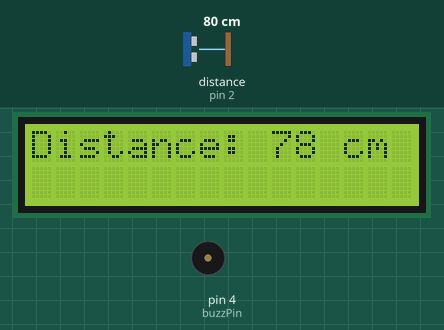
The sketch below on a simulated Arduino Uno, built with avr-gcc and run on an emulated ATmega328P. Shown: 16×2 character LCD, buzzer (waves = sounding, pin HIGH). Wiring (inferred from the names in the program): ultrasonic range finder: trigger pin 3; echo pin 2. Inputs (shaded band) come from the test bench; at power-on: distance to the obstacle (sensor on pin 2) 80 cm. The echo pulse lasts 58.3 µs per cm; pins used as bus, display or sensor lines are not drawn; what the sketch prints to the serial monitor is not drawn.

Above: at 1.28 s.
1.3 s: distance to the obstacle (sensor on pin 2) set to 12 cm
At 1.46 s:
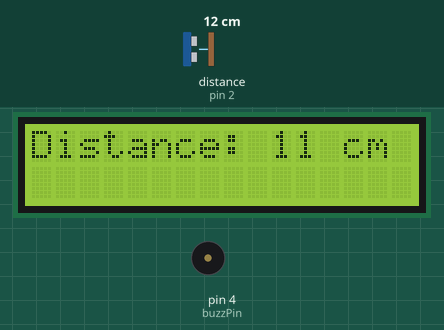
2.9 s: distance to the obstacle (sensor on pin 2) set to 9 cm
At 3.1 s:
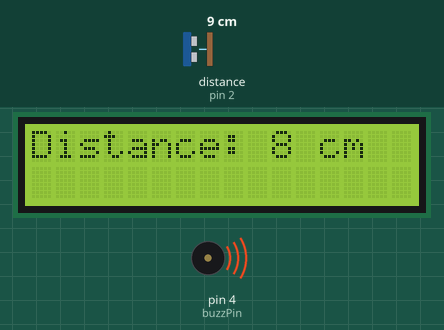
5.6 s: distance to the obstacle (sensor on pin 2) set to 250 cm
At 5.68 s:
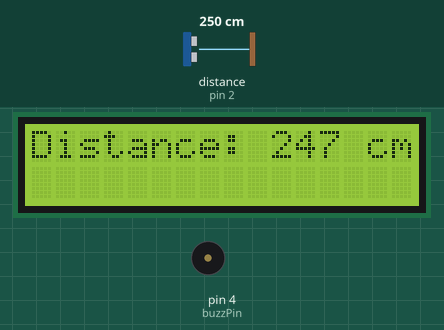
10.1 s: distance to the obstacle (sensor on pin 2) set to 18 cm
At 10.2 s:
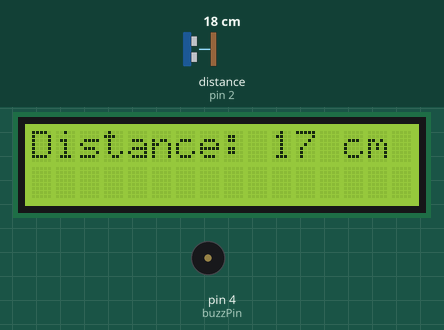
13.1 s: distance to the obstacle (sensor on pin 2) set to 60 cm
At 13.21 s:
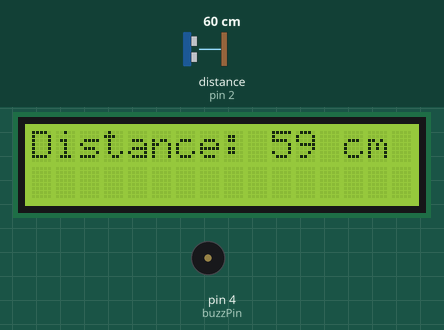
Timing chart, 0 to 16.1 s (numbered marks = the images above; inputs shaded):
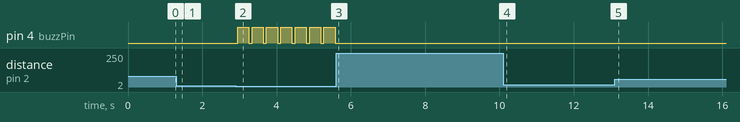

Measured:
- the behaviour switches between 11 and 10 cm on distance to the obstacle (sensor on pin 2) (found by bisection; images 1 and 2)
- after the input at 1.3 s, the display: first differs from a run without the input after 0.07 s (image 1)
- after the input at 2.9 s, pin 4 (buzzPin): alternates HIGH for 0.30 s and LOW for 0.09 s, starting after 0.05 s; the display: first differs from a run without the input after 0.05 s (image 2)
- after the input at 5.6 s, pin 4 (buzzPin): stops changing and stays LOW; the display: first differs from a run without the input after 0.08 s (image 3)
- after the input at 10.1 s, the display: first differs from a run without the input after 0.09 s (image 4)

The sketch:

sonar.ino
```cpp
#include <Wire.h>
#include <LiquidCrystal_I2C.h>

LiquidCrystal_I2C lcd = LiquidCrystal_I2C(0x27, 16, 2);


#define echoPin 2
#define trigPin 3
#define buzzPin 4


// SCL = A5   SDA = A4

void setup() {
  Serial.begin(9600);
  // put your setup code here, to run once:
  pinMode(trigPin, OUTPUT);
  pinMode(echoPin, INPUT);
  pinMode(buzzPin, OUTPUT);

  lcd.init();
  lcd.backlight();

}

void loop() {
  // put your main code here, to run repeatedly:

  long duration, distance;
  // digitalWrite(ledPin, LOW);

  digitalWrite(trigPin, LOW);
  delayMicroseconds(2);
  digitalWrite(trigPin, HIGH);
  delayMicroseconds(10);
  digitalWrite(trigPin, LOW);

  duration = pulseIn(echoPin, HIGH);
  distance = duration * 0.034 / 2; // Speed of sound wave divided by 2 (go and back)

  lcd.print("Distance: ");
  Serial.println(distance);
  lcd.print(distance);
  lcd.print(" cm");

  if (distance <10)
  {
    digitalWrite(buzzPin, HIGH);
    delay(300);
    digitalWrite(buzzPin, LOW);

  }


  delay(10);

  lcd.init();


}
```
